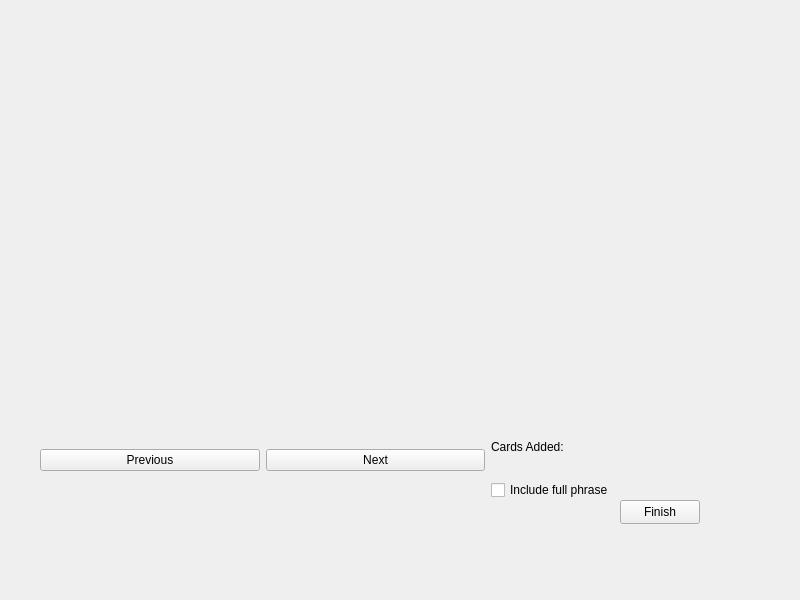
<?xml version="1.0" encoding="UTF-8"?>
<ui version="4.0">
 <class>InputForm</class>
 <widget class="QWidget" name="InputForm">
  <property name="geometry">
   <rect>
    <x>0</x>
    <y>0</y>
    <width>800</width>
    <height>600</height>
   </rect>
  </property>
  <property name="windowTitle">
   <string>Form</string>
  </property>
  <widget class="QWidget" name="verticalLayoutWidget">
   <property name="geometry">
    <rect>
     <x>40</x>
     <y>40</y>
     <width>671</width>
     <height>361</height>
    </rect>
   </property>
   <layout class="QVBoxLayout" name="verticalLayout"/>
  </widget>
  <widget class="QWidget" name="horizontalLayoutWidget">
   <property name="geometry">
    <rect>
     <x>40</x>
     <y>420</y>
     <width>671</width>
     <height>80</height>
    </rect>
   </property>
   <layout class="QHBoxLayout" name="horizontalLayout">
    <item>
     <widget class="QPushButton" name="prevButton">
      <property name="text">
       <string>Previous</string>
      </property>
     </widget>
    </item>
    <item>
     <widget class="QPushButton" name="nextButton">
      <property name="text">
       <string>Next</string>
      </property>
     </widget>
    </item>
    <item>
     <layout class="QVBoxLayout" name="verticalRight">
      <item>
       <widget class="QLabel" name="numCardsLabel">
        <property name="text">
         <string>Cards Added: </string>
        </property>
        <property name="margin">
         <number>1</number>
        </property>
       </widget>
      </item>
      <item>
       <widget class="QCheckBox" name="fullBox">
        <property name="text">
         <string>Include full phrase</string>
        </property>
       </widget>
      </item>
     </layout>
    </item>
   </layout>
  </widget>
  <widget class="QPushButton" name="finishButton">
   <property name="geometry">
    <rect>
     <x>620</x>
     <y>500</y>
     <width>80</width>
     <height>24</height>
    </rect>
   </property>
   <property name="text">
    <string>Finish</string>
   </property>
  </widget>
 </widget>
 <resources/>
 <connections/>
</ui>
